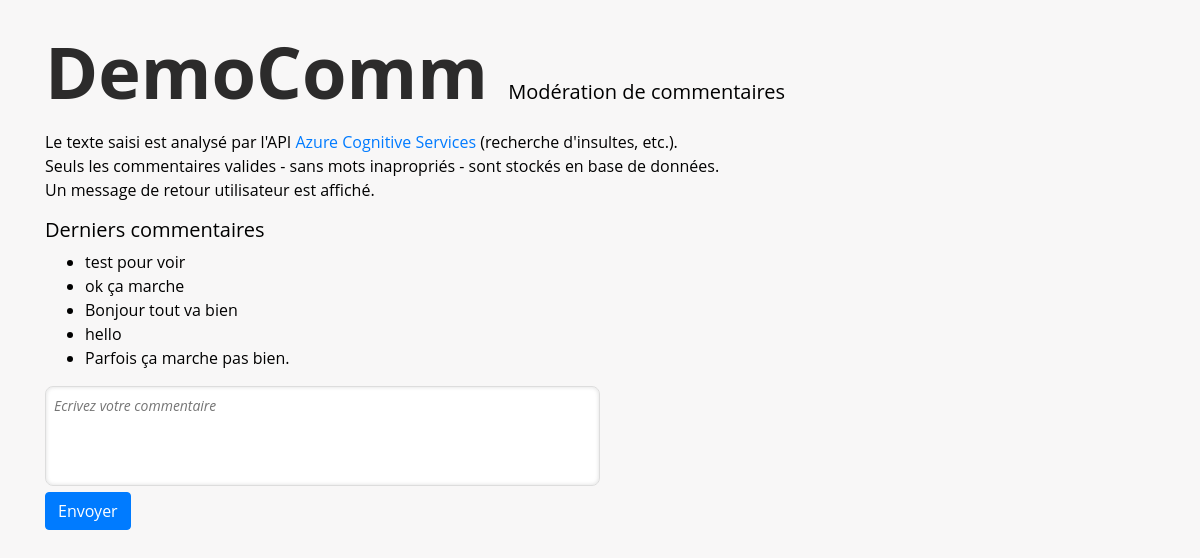
Before: / with the older database file.
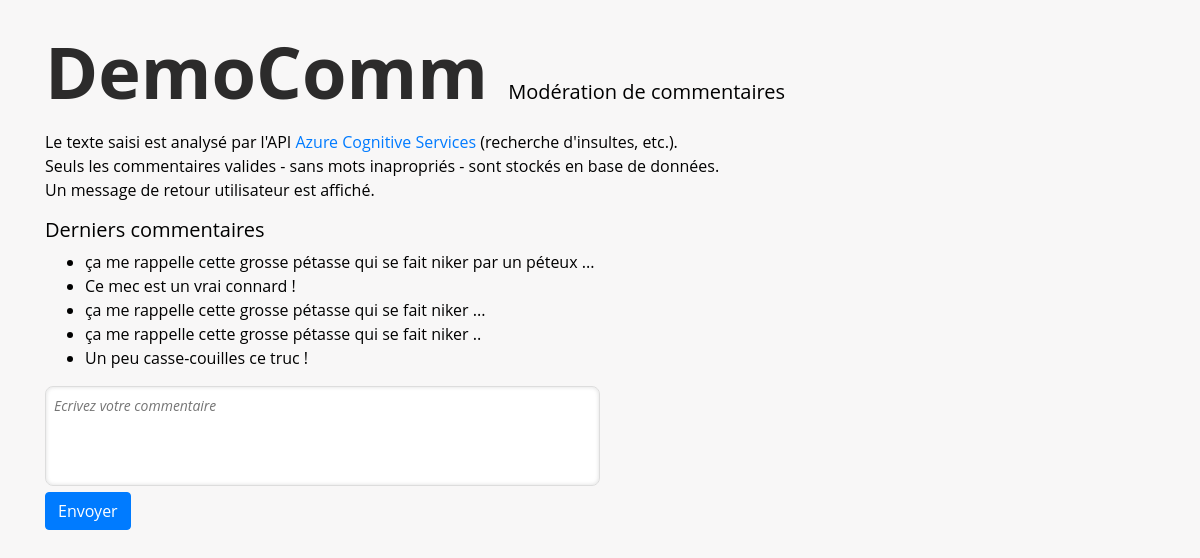
After: the same page with the newer database file.
### tables this page shows
CREATE TABLE "comments" (
    "comment" TEXT NOT NULL,
    PRIMARY KEY("comment")
);

### main.py (the view)
@app.route('/')
def hello_world():
    res = helper.get_list()
    return render_template("index.html", data=res)

### helper.py (called while the page is built)
def get_list():
    try:
        conn = sqlite3.connect(DB_PATH)
        conn.row_factory = sqlite3.Row
        c = conn.cursor()
        posts = c.execute('SELECT * FROM comments ORDER BY rowid desc limit 5').fetchall()
        c.close()
        return posts
    except Exception as e:
        print(traceback.format_exc())
        return None

### templates/index.html (shortened to what this page needs)
<!DOCTYPE html>
<html lang="en">
<head>
    <link rel="stylesheet" href="https://stackpath.bootstrapcdn.com/bootstrap/4.5.0/css/bootstrap.min.css">
    <link rel="stylesheet" href="{{ url_for('static', filename='css/main.css') }}">
</head>
<body>
    <div class="container">
        <h1>DemoComm</h1>
        <h4>Modération de commentaires</h4>
        <section class="commentaires">
            <p>Le texte saisi est analysé par l'API <a href="https://azure.microsoft.com/fr-fr/services/cognitive-services/">Azure Cognitive Services</a> (recherche d'insultes, etc.). <br>
                Seuls les commentaires valides - sans mots inapropriés - sont stockés en base de données.<br>
                Un message de retour utilisateur est affiché.
            </p>
        </section>
        <section class="commentaires">
            <h4>Derniers commentaires</h4>
            <ul>
            {% for item in data %}
                <li>{{item["comment"]}}</li>
            {% endfor %}
            </ul>
        </section>
        <form action="/comment/moderation" method="post">
            <textarea name="comment" id="the-textarea" maxlength="300" placeholder="Ecrivez votre commentaire"autofocus></textarea>
            <div>
                <button type="submit" class="btn btn-primary">Envoyer</button>
            </div>
        </form>
        <section class="message">
        </section>
    </div>
</body>
</html>

Changed rows visible on the page:
no longer on this page (row unchanged): comments: comment "test pour voir"
no longer on this page (row unchanged): comments: comment "ok ça marche"
no longer on this page (row unchanged): comments: comment "Bonjour tout va bien"
no longer on this page (row unchanged): comments: comment "hello"
no longer on this page (row unchanged): comments: comment "Parfois ça marche pas bien."
added comments: comment "ça me rappelle cette grosse pétasse qui se fait niker par un péteux ..."
added comments: comment "Ce mec est un vrai connard !"
added comments: comment "ça me rappelle cette grosse pétasse qui se fait niker ..."
added comments: comment "ça me rappelle cette grosse pétasse qui se fait niker .."
added comments: comment "Un peu casse-couilles ce truc !"
